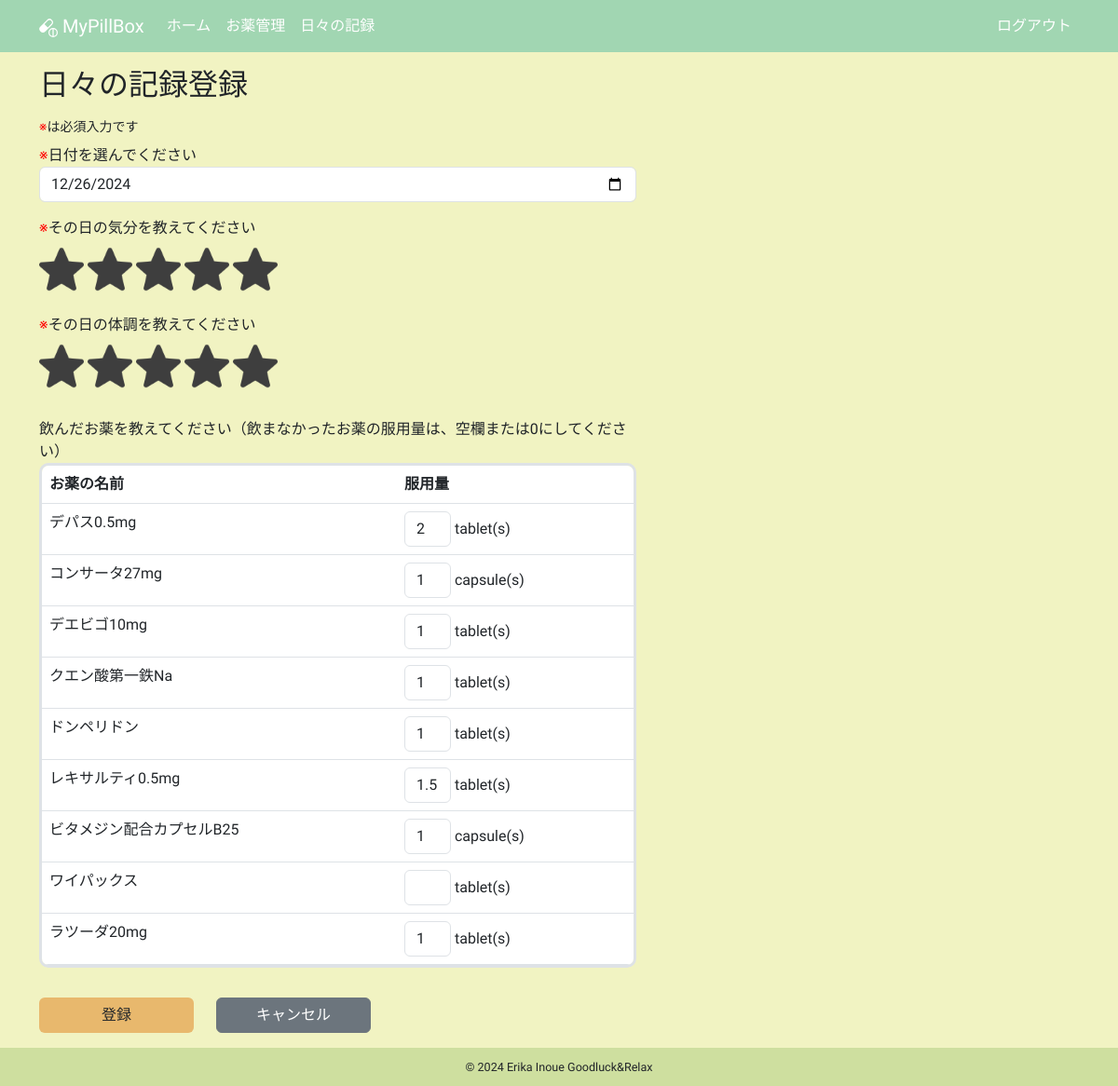
Page /logs/create (signed in) on the committed database.
### app/models.py (models this page shows, shortened)
class Medicine(db.Model):
    __tablename__ = "medicines"
    id: so.Mapped[int] = so.mapped_column(primary_key=True)
    name: so.Mapped[str] = so.mapped_column(sa.String(100))
    taking_start_date: so.Mapped[datetime.date] = so.mapped_column(sa.Date)
    dose_per_day: so.Mapped[Optional[float]]
    taking_timing: so.Mapped[Optional[str]] = so.mapped_column(sa.String(100))
    memo: so.Mapped[Optional[str]] = so.mapped_column(sa.Text)
    rating: so.Mapped[Optional[int]] = so.mapped_column(default=0)
    is_active: so.Mapped[bool] = so.mapped_column(sa.Boolean)
    taking_unit: so.Mapped[str] = so.mapped_column(sa.String(10))
    user_id: so.Mapped[int] = so.mapped_column(sa.ForeignKey(User.id))
    user: so.Mapped[User] = so.relationship(back_populates="medicines")
    daily_log_details: so.Mapped[list["DailyLogDetail"]] = so.relationship(
        cascade="all, delete-orphan", back_populates="medicine"
    )

### app/logs/routes.py (the view, shortened to what this page needs)
@bp.route("/create", methods=["GET", "POST"])
@login_required
def create():
    title = _("日々の記録登録")
    form = DailyLogForm()
    active_query = (
        sa.select(Medicine)
        .where(Medicine.user == current_user, Medicine.is_active == True)
        .order_by(Medicine.id)
    )
    active_medicines = db.session.scalars(active_query).all()
    locale = g.locale
    formatted_units = {
        med.id: format_unit(med.taking_unit, locale) for med in active_medicines
    }
    form.details.min_entries = len(active_medicines)
    for medicine in active_medicines:
        detail_entry = form.details.append_entry()
        detail_entry.dose.data = (
            int(medicine.dose_per_day)
            if medicine.dose_per_day and medicine.dose_per_day.is_integer()
            else medicine.dose_per_day
        )
    return render_template(
        "logs/create.html",
        form=form,
        medicines=active_medicines,
        title=title,
        unit_labels=formatted_units,
    )

### app/logs/forms.py (shortened to what this page needs)
class DailyLogForm(FlaskForm):
    date = DateField(
        _l("日付を選んでください"),
        format="%Y-%m-%d",
        validators=[DataRequired(message=_l("日付は必須入力です"))],
    )
    mood = HiddenField(
        _l("その日の気分を教えてください"),
        validators=[DataRequired(message=_l("気分は必須入力です"))],
    )
    condition = HiddenField(
        _l("その日の体調を教えてください"),
        validators=[DataRequired(message=_l("体調は必須入力です"))],
    )
    details = FieldList(FormField(DailyLogDetailForm))
    submit = SubmitField(_l("登録"))

class DailyLogDetailForm(Form):
    dose = MyFloatField(_l("服用量"))

### app/__init__.py (called while the page is built)
def get_locale():
    return request.accept_languages.best_match(current_app.config["LANGUAGES"])

### app/helpers.py (called while the page is built)
def format_unit(taking_unit, locale):
    if locale.startswith("en"):
        if taking_unit in ["tablet", "capsule", "packet", "drop"]:
            return f"{taking_unit}(s)"
        return taking_unit  # デフォルトの表示
    return unit_labels.get(taking_unit, taking_unit)  # 日本語版

### app/main/routes.py (called while the page is built)
@bp.before_app_request
def before_request():
    g.locale = str(get_locale())

### app/models.py (called while the page is built)
@login.user_loader
def load_user(id):
    return db.session.get(User, int(id))

### app/templates/logs/create.html (shortened to what this page needs)
{% extends "base.html" %}
{% block content %}
  <h2 class="mb-3">{{ _("日々の記録登録") }}</h2>
  {% if not medicines %}
    <p>{{ _("服用中のお薬がありません まず、お薬管理メニューから服用中のお薬を登録しましょう") }}</p>
  {% else %}
    <small class="d-block mb-2"><span class="red">※</span>{{ _("は必須入力です") }}</small>
    <form action="" method="post" novalidate>
      <div class="row">
        <div class="col-12 col-lg-7 mb-3">
          <span class="red">※</span>{{ form.date.label }}
          {{ form.date(class="form-control" + (" is-invalid" if form.date.errors else "") ) }}
        </div>
        <div class="col-12 col-lg-7 mb-3">
          <span class="red">※</span>{{ form.mood.label }}
          <br>
          {% for i in range(1, 6) %}
            {% if form.mood.data|int >= i %}
              <img src="{{ url_for('static', filename='images/star_on.png') }}"
                   id="{{ i }}"
                   class="star star-rating mood-star rating-checked my-2"
                   onclick="StarRate(this)"
                   alt="star">
            {% else %}
              <img src="{{ url_for('static', filename='images/star_on.png') }}"
                   id="{{ i }}"
                   class="star star-rating mood-star my-2"
                   onclick="StarRate(this)"
                   alt="star">
            {% endif %}
          {% endfor %}
        </div>
        <div class="col-12 col-lg-7 mb-4">
          <span class="red">※</span>{{ form.condition.label }}
          <br>
          {% for i in range(1, 6) %}
            {% if form.condition.data|int >= i %}
              <img src="{{ url_for('static', filename='images/star_on.png') }}"
                   id="{{ i }}"
                   class="star star-rating condition-star rating-checked my-2"
                   onclick="StarRate(this)"
                   alt="star">
            {% else %}
              <img src="{{ url_for('static', filename='images/star_on.png') }}"
                   id="{{ i }}"
                   class="star star-rating condition-star my-2"
                   onclick="StarRate(this)"
                   alt="star">
            {% endif %}
          {% endfor %}
        </div>
        <div class="col-12 col-lg-7 mb-3">
          <p class="mb-0">{{ _("飲んだお薬を教えてください（飲まなかったお薬の服用量は、空欄または0にしてください）") }}</p>
          <table class="table table-hover table-input">
            <thead>
              <tr>
                <th>{{ _("お薬の名前") }}</th>
                <th>{{ _("服用量") }}</th>
              </tr>
            </thead>
            <tbody>
              {% for medicine in medicines %}
                <tr>
                  <td style="width: 60%;">{{ medicine.name }}</td>
                  <td style="width:40%;">
                    {{ form.details[loop.index0].dose(class="form-control d-inline-block" + (" is-invalid dose-is-invalid" if form.details[loop.index0].errors else "") , style="width: 50px;" ) }} {{ unit_labels[medicine.id] }}
                  </td>
                </tr>
              {% endfor %}
            </tbody>
          </table>
        </div>
      </div>
      <div class="row mb-3">
        <div class="col-5 col-lg-2">{{ form.submit(class="btn btn-custom w-100") }}</div>
        <div class="col-5 col-lg-2">
          <a href="{{ url_for('logs.list') }}" class="btn btn-secondary w-100">{{ _("キャンセル") }}</a>
        </div>
      </div>
    </form>
  {% endif %}
{% endblock content %}

### app/static/css/base.css (style rules this page uses)
html, body { height: 100%; }
body { background-color: #F1F3C2; font-family: "Zen Maru Gothic", sans-serif; font-weight: 500; font-style: normal; display: flex; flex-direction: column; }
.btn-custom { background-color: #E8B86D; font-weight: 500; }
.red { color: red; }
.star-rating { width: 3em; height: 3em; filter: invert(99%) sepia(1%) saturate(0%) hue-rotate(161deg) brightness(101%) contrast(104%); cursor: pointer; }
.table { border-collapse: separate; border-spacing: 0; border-radius: 10px; overflow: hidden; }
.table-input { border: 3px #dee2e6 solid }

### rows in the picture
Medicine: name "デパス0.5mg", details "2", unit_labels "tablet(s)"
Medicine: name "コンサータ27mg", details "1", unit_labels "capsule(s)"
Medicine: name "デエビゴ10mg", details "1", unit_labels "tablet(s)"
Medicine: name "クエン酸第一鉄Na", details "1", unit_labels "tablet(s)"
Medicine: name "ドンペリドン", details "1", unit_labels "tablet(s)"
Medicine: name "レキサルティ0.5mg", details "1.5", unit_labels "tablet(s)"
Medicine: name "ビタメジン配合カプセルB25", details "1", unit_labels "capsule(s)"
Medicine: name "ワイパックス", unit_labels "tablet(s)"
Medicine: name "ラツーダ20mg", details "1", unit_labels "tablet(s)"
